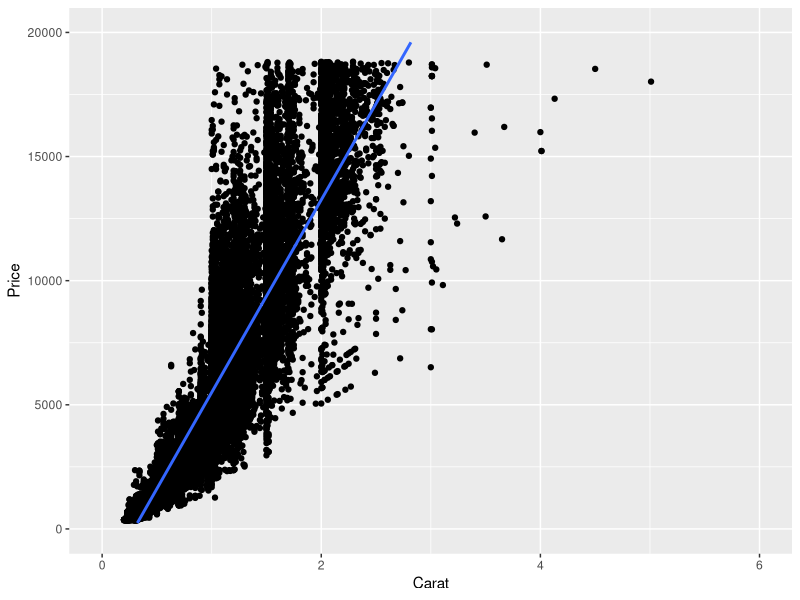

The R script that drew this image:
## ---- chunk 1
knitr::opts_chunk$set(echo = FALSE)
## ---- chunk 2
library(ggplot2)
p <-
      ggplot(data = diamonds, aes(x = carat, y = price)) + geom_point()
    p <-
      p + geom_smooth(method = "lm") + xlab("Carat") + ylab("Price")
    p <- p + xlim(0, 6) + ylim (0, 20000)
    p
